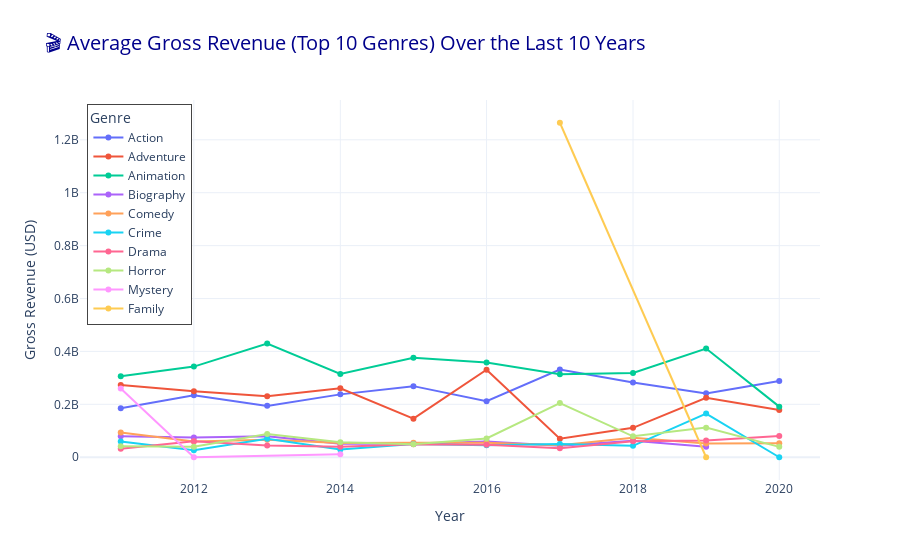

The code cell stored with this chart in its notebook:
### Markdown cell above
### Line plot for average gross revenue over the years by genre

### Code cell
import pandas as pd
import plotly.express as px

# Step 1: Group by year and genre to calculate average budget and gross
df_genre_year = df.groupby(['year', 'genre'])[['budget', 'gross']].mean().reset_index()

# Step 2: Filter to only the last 10 years
latest_years = sorted(df['year'].unique())[-10:]
df_genre_year = df_genre_year[df_genre_year['year'].isin(latest_years)]

# Step 3: Get top 10 genres with the highest total gross
top_genres = df.groupby('genre')['gross'].sum().nlargest(10).index
df_genre_year = df_genre_year[df_genre_year['genre'].isin(top_genres)]

# Step 4: Plot with Plotly
fig = px.line(
    df_genre_year,
    x='year',
    y='gross',
    color='genre',
    title='🎬 Average Gross Revenue (Top 10 Genres) Over the Last 10 Years',
    labels={'gross': 'Average Gross (USD)', 'year': 'Year'},
    markers=True
)

fig.update_layout(
    xaxis_title='Year',
    yaxis_title='Gross Revenue (USD)',
    legend_title='Genre',
    template='plotly_white',
    hovermode='x unified',
    title_font=dict(size=20, color='darkblue'),
    legend=dict(x=0.01, y=0.99, borderwidth=1)
)

plt.savefig('images/Average Gross Revenue (Top 10 Genres) Over the Last 10 Years.png', bbox_inches='tight')
fig.show()

### Figure 1 — Plotly figure (JSON) as saved in the notebook; plotly's stock layout.template omitted (floating-point values rounded to 4 significant figures)
{"data": [{"hovertemplate": "genre=Action<br>Year=%{x}<br>Average Gross (USD)=%{y}<extra></extra>", "legendgroup": "Action", "line": {"color": "#636efa", "dash": "solid"}, "marker": {"symbol": "circle"}, "mode": "lines+markers", "name": "Action", "orientation": "v", "showlegend": true, "type": "scatter", "x": ["2011-01-01T00:00:00", "2012-01-01T00:00:00", "2013-01-01T00:00:00", "2014-01-01T00:00:00", "2015-01-01T00:00:00", "2016-01-01T00:00:00", "2017-01-01T00:00:00", "2018-01-01T00:00:00", "2019-01-01T00:00:00", "2020-01-01T00:00:00"], "xaxis": "x", "y": [185200000.0, 234800000.0, 194200000.0, 237700000.0, 268800000.0, 212000000.0, 331800000.0, 282700000.0, 241500000.0, 288300000.0], "yaxis": "y"}, {"hovertemplate": "genre=Adventure<br>Year=%{x}<br>Average Gross (USD)=%{y}<extra></extra>", "legendgroup": "Adventure", "line": {"color": "#EF553B", "dash": "solid"}, "marker": {"symbol": "circle"}, "mode": "lines+markers", "name": "Adventure", "orientation": "v", "showlegend": true, "type": "scatter", "x": ["2011-01-01T00:00:00", "2012-01-01T00:00:00", "2013-01-01T00:00:00", "2014-01-01T00:00:00", "2015-01-01T00:00:00", "2016-01-01T00:00:00", "2017-01-01T00:00:00", "2018-01-01T00:00:00", "2019-01-01T00:00:00", "2020-01-01T00:00:00"], "xaxis": "x", "y": [272700000.0, 249900000.0, 230400000.0, 260500000.0, 145900000.0, 330700000.0, 70300557, 111100000.0, 224800000.0, 178296625], "yaxis": "y"}, {"hovertemplate": "genre=Animation<br>Year=%{x}<br>Average Gross (USD)=%{y}<extra></extra>", "legendgroup": "Animation", "line": {"color": "#00cc96", "dash": "solid"}, "marker": {"symbol": "circle"}, "mode": "lines+markers", "name": "Animation", "orientation": "v", "showlegend": true, "type": "scatter", "x": ["2011-01-01T00:00:00", "2012-01-01T00:00:00", "2013-01-01T00:00:00", "2014-01-01T00:00:00", "2015-01-01T00:00:00", "2016-01-01T00:00:00", "2017-01-01T00:00:00", "2018-01-01T00:00:00", "2019-01-01T00:00:00", "2020-01-01T00:00:00"], "xaxis": "x", "y": [306500000.0, 342700000.0, 429800000.0, 314900000.0, 375900000.0, 358500000.0, 314000000.0, 318400000.0, 410900000.0, 191300000.0], "yaxis": "y"}, {"hovertemplate": "genre=Biography<br>Year=%{x}<br>Average Gross (USD)=%{y}<extra></extra>", "legendgroup": "Biography", "line": {"color": "#ab63fa", "dash": "solid"}, "marker": {"symbol": "circle"}, "mode": "lines+markers", "name": "Biography", "orientation": "v", "showlegend": true, "type": "scatter", "x": ["2011-01-01T00:00:00", "2012-01-01T00:00:00", "2013-01-01T00:00:00", "2014-01-01T00:00:00", "2015-01-01T00:00:00", "2016-01-01T00:00:00", "2017-01-01T00:00:00", "2018-01-01T00:00:00", "2019-01-01T00:00:00"], "xaxis": "x", "y": [78940000.0, 74660000.0, 79090000.0, 50900000.0, 51030000.0, 59320000.0, 43800000.0, 62760000.0, 39288309], "yaxis": "y"}, {"hovertemplate": "genre=Comedy<br>Year=%{x}<br>Average Gross (USD)=%{y}<extra></extra>", "legendgroup": "Comedy", "line": {"color": "#FFA15A", "dash": "solid"}, "marker": {"symbol": "circle"}, "mode": "lines+markers", "name": "Comedy", "orientation": "v", "showlegend": true, "type": "scatter", "x": ["2011-01-01T00:00:00", "2012-01-01T00:00:00", "2013-01-01T00:00:00", "2014-01-01T00:00:00", "2015-01-01T00:00:00", "2016-01-01T00:00:00", "2017-01-01T00:00:00", "2018-01-01T00:00:00", "2019-01-01T00:00:00", "2020-01-01T00:00:00"], "xaxis": "x", "y": [93680000.0, 59380000.0, 66230000.0, 53650000.0, 55150000.0, 54440000.0, 45770000.0, 73740000.0, 52410000.0, 52470000.0], "yaxis": "y"}, {"hovertemplate": "genre=Crime<br>Year=%{x}<br>Average Gross (USD)=%{y}<extra></extra>", "legendgroup": "Crime", "line": {"color": "#19d3f3", "dash": "solid"}, "marker": {"symbol": "circle"}, "mode": "lines+markers", "name": "Crime", "orientation": "v", "showlegend": true, "type": "scatter", "x": ["2011-01-01T00:00:00", "2012-01-01T00:00:00", "2013-01-01T00:00:00", "2014-01-01T00:00:00", "2015-01-01T00:00:00", "2016-01-01T00:00:00", "2017-01-01T00:00:00", "2018-01-01T00:00:00", "2019-01-01T00:00:00", "2020-01-01T00:00:00"], "xaxis": "x", "y": [59240000.0, 26100000.0, 69790000.0, 29250000.0, 50100000.0, 45310000.0, 50280000.0, 43300000.0, 165100000.0, 3661], "yaxis": "y"}, {"hovertemplate": "genre=Drama<br>Year=%{x}<br>Average Gross (USD)=%{y}<extra></extra>", "legendgroup": "Drama", "line": {"color": "#FF6692", "dash": "solid"}, "marker": {"symbol": "circle"}, "mode": "lines+markers", "name": "Drama", "orientation": "v", "showlegend": true, "type": "scatter", "x": ["2011-01-01T00:00:00", "2012-01-01T00:00:00", "2013-01-01T00:00:00", "2014-01-01T00:00:00", "2015-01-01T00:00:00", "2016-01-01T00:00:00", "2017-01-01T00:00:00", "2018-01-01T00:00:00", "2019-01-01T00:00:00", "2020-01-01T00:00:00"], "xaxis": "x", "y": [32070000.0, 60610000.0, 44440000.0, 39830000.0, 49620000.0, 47660000.0, 34480000.0, 60180000.0, 63400000.0, 80210000.0], "yaxis": "y"}, {"hovertemplate": "genre=Horror<br>Year=%{x}<br>Average Gross (USD)=%{y}<extra></extra>", "legendgroup": "Horror", "line": {"color": "#B6E880", "dash": "solid"}, "marker": {"symbol": "circle"}, "mode": "lines+markers", "name": "Horror", "orientation": "v", "showlegend": true, "type": "scatter", "x": ["2011-01-01T00:00:00", "2012-01-01T00:00:00", "2013-01-01T00:00:00", "2014-01-01T00:00:00", "2015-01-01T00:00:00", "2016-01-01T00:00:00", "2017-01-01T00:00:00", "2018-01-01T00:00:00", "2019-01-01T00:00:00", "2020-01-01T00:00:00"], "xaxis": "x", "y": [41910000.0, 40080000.0, 87800000.0, 56940000.0, 49485026, 71250000.0, 204700000.0, 79040000.0, 111978629, 39260000.0], "yaxis": "y"}, {"hovertemplate": "genre=Mystery<br>Year=%{x}<br>Average Gross (USD)=%{y}<extra></extra>", "legendgroup": "Mystery", "line": {"color": "#FF97FF", "dash": "solid"}, "marker": {"symbol": "circle"}, "mode": "lines+markers", "name": "Mystery", "orientation": "v", "showlegend": true, "type": "scatter", "x": ["2011-01-01T00:00:00", "2012-01-01T00:00:00", "2014-01-01T00:00:00"], "xaxis": "x", "y": [260095986, 459234, 11020402], "yaxis": "y"}, {"hovertemplate": "genre=Family<br>Year=%{x}<br>Average Gross (USD)=%{y}<extra></extra>", "legendgroup": "Family", "line": {"color": "#FECB52", "dash": "solid"}, "marker": {"symbol": "circle"}, "mode": "lines+markers", "name": "Family", "orientation": "v", "showlegend": true, "type": "scatter", "x": ["2017-01-01T00:00:00", "2019-01-01T00:00:00"], "xaxis": "x", "y": [1264434525, 20941], "yaxis": "y"}], "layout": {"hovermode": "x unified", "legend": {"borderwidth": 1, "title": {"text": "Genre"}, "tracegroupgap": 0, "x": 0.01, "y": 0.99}, "title": {"font": {"color": "darkblue", "size": 20}, "text": "🎬 Average Gross Revenue (Top 10 Genres) Over the Last 10 Years"}, "xaxis": {"anchor": "y", "domain": [0, 1], "title": {"text": "Year"}}, "yaxis": {"anchor": "x", "domain": [0, 1], "title": {"text": "Gross Revenue (USD)"}}}}
